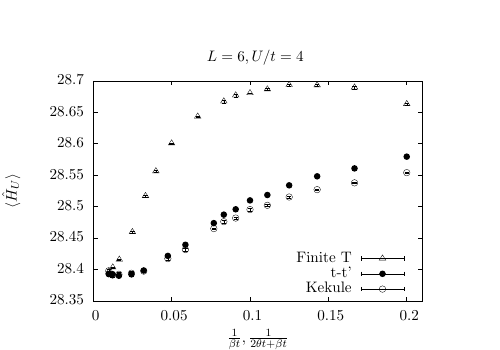

Recreate this plot in gnuplot.
set terminal epslatex color standalone
set output "Proj_pot.tex"
set key right bottom 
#set key at graph 0.7,0.99

col1='#F7FBFF'
col2='#DEEBF7'
col3='#C6DBEF'
col4='#9ECAE1'
col5='#6BAED6'
col6='#4292C6'
col7='#2171B5'
col8='#084594'

set multiplot
#set origin 0.2,0.5
set size 0.9,0.9
#set key at graph 0.5,-0.5
set pointsize 1.5
#set ytics -2.95,0.01, -2.85
#set yrange [-80.5:-79.5]
set xrange [0.0:0.21] 
set ylabel "$ \\langle \\hat{H}_{U}  \\rangle $"
set title "$L=6,  U/t=4$ "
set xlabel " $ \\frac{1}{\\beta t},  \\frac{1}{2 \\theta t + \\beta t} $ "
#set x2label " $ \\frac{1}{2 \\theta t + \\beta t} $ "
plot "Finite_T/Pot.dat" u (1/$1):2:3 w e lc rgb col8 lt 1 pt 5 t "Finite T", \
     "Proj_tt1/Pot.dat" u (1/($1*2 + 1.0)):2:3 w e lc rgb col7  lt 1 pt 7 t "t-t'", \
     "Proj_Kekule/Pot.dat" u (1/($1*2 + 1.0)):2:3 w e lc rgb col6 lt 1 pt 9 t "Kekule"
#plot "Langevin_Pot.dat" u 1:2:3 w e lc rgb "black" lt 1 pt 7  lw 2 t "", f(x)  w l lt 1 lc rgb "blue"  t ""
unset multiplot
set output 
!pdflatex Proj_pot.tex
!open Proj_pot.pdf
